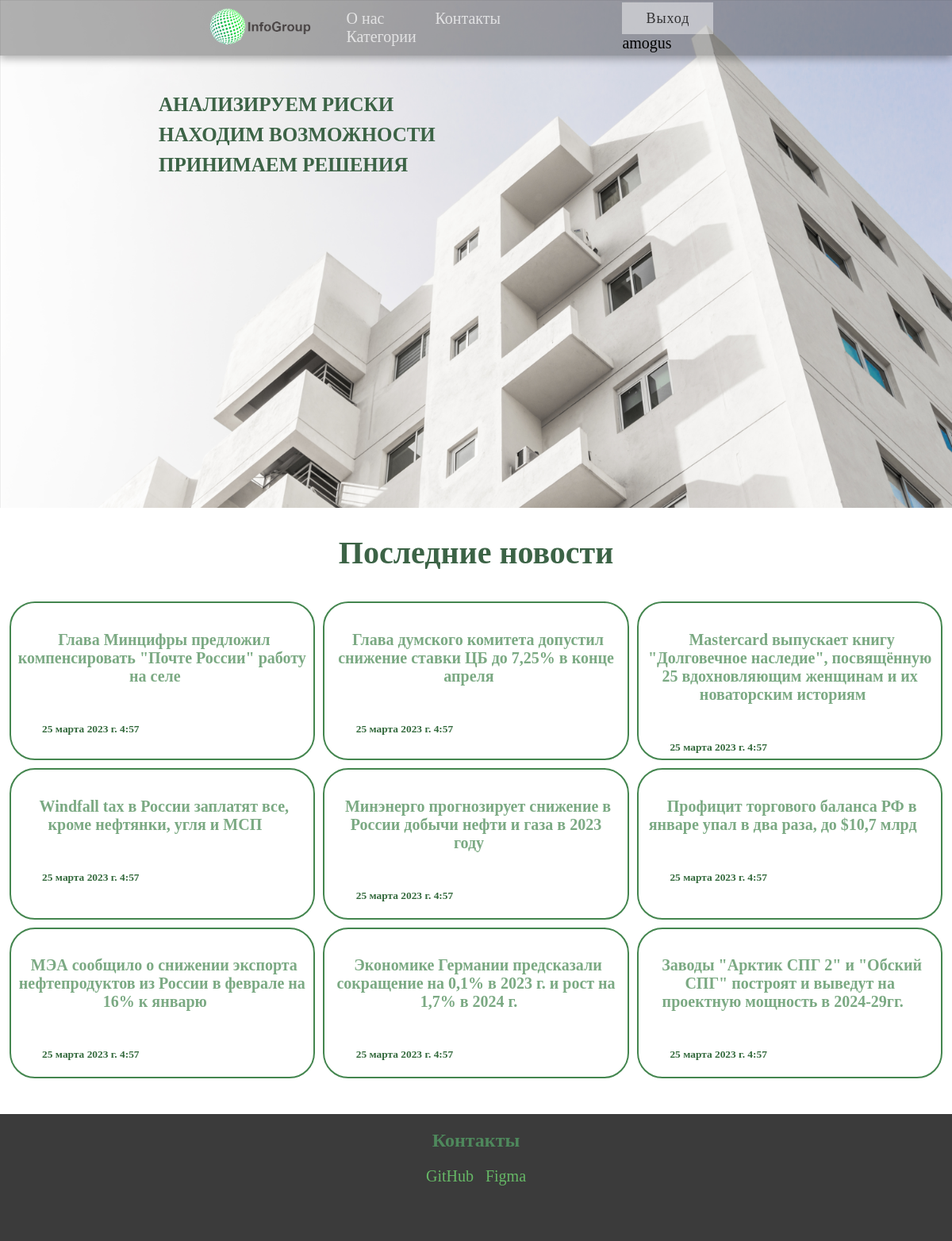
The app's page / (signed in) with its own data.
### _NewsSite/models.py (models this page shows, shortened)
class MyUsers(AbstractBaseUser, PermissionsMixin):
    role = models.CharField(max_length=255, blank=True, null=True)
    Login = models.CharField(max_length=255, unique=True)
    email = models.CharField(max_length=255, blank=True, null=True)
    is_superuser = models.BooleanField(default=False)
    is_active = models.BooleanField(default=True)
    is_staff = models.BooleanField(default=False)
    USERNAME_FIELD = 'Login'
    REQUIRED_FIELDS = []
    objects = CustomUserManager()
    is_blocked = models.BooleanField(default=False)
    date_create = models.DateTimeField(auto_now_add=True)
    class Meta:
        verbose_name = 'Пользователи'
        ordering = [ 'date_create' ]

class Posts(models.Model):
    UserID = models.ForeignKey(MyUsers, on_delete=models.DO_NOTHING, null=False, default=0)
    CategoryID = models.ForeignKey(PostCategory, on_delete=models.DO_NOTHING, null=False, default=0)
    Title = models.CharField(max_length=255)
    Text = models.CharField(max_length = 10000 )
    Datee = models.DateTimeField(auto_now_add=True, null=True)
    class Meta:
        verbose_name = 'Посты'
        ordering = [ 'Datee' ]

### _NewsSite/views.py (the view)
# urls.py: path('', views.index),
def index(request): # 127.0.0.1:8000/
    posts = Posts.objects.order_by('-id')[0:9]  # posts = Posts.objects.filter(id__range =(0, 10))
    if request.method == 'POST':
        loginform = LoginFrom(request.POST)
        if loginform.is_valid():
            user = authenticate(Login=loginform.cleaned_data['Login'], password=loginform.cleaned_data['password'])
            print(user)
            if (user is not None):
                login(request, user)
                return render(request, 'main_page.html', {'posts': posts})
            else:
                return redirect('login/?&error=пользователь не найден или неверный пароль')
        else:
            return HttpResponse('что-то пошло не так упс ╰(*°▽°*)╯')
    else:
        return render(request, 'main_page.html', { 'posts' : posts } )

### templates/main_page.html (shortened to what this page needs)
{% load static %}
<!DOCTYPE html>
<html lang="en">
<head>
    <link rel="stylesheet" href="static/css/sus.css">
    <link rel="stylesheet" href="{% static 'css/post.css' %}">
</head>
<body style="font-family: 'TTNormsProRegular';">
    <nav class="navbar">
        <div class="container">
            <img src="static/img/logo_test.png" class="logo_wrap"/>
            <div class="navbar-wrap">
                <ul class="navbar-menu">
                    <li><a href="#">О нас</a></li>
                    <li><a href="#jump">Контакты</a></li>
                    <li><a href="#">Категории</a></li>
                </ul>
                <ul class="callback">
                    {% if not user.is_authenticated %}
                        <li><a href="http://127.0.0.1:8000/reg/" class="btn-flip" data-back="Регистрация" data-front="Регистрация"></a></li>
                        <li><a href="http://127.0.0.1:8000/login/" class="btn-flip" data-back="Вход" data-front="Вход"></a></li>
                    {% else %}
                        <li><a href="http://127.0.0.1:8000/logout/?&redir=//" class="btn-flip" data-back="Выход" data-front="Выход"></a></li>
                        <li>{{ user.Login }}</li>
                    {% endif %}
                </ul>
            </div>
        </div>
    </nav>
    <header class="header">
        <div class="head_container">
            <h2 class="header_title">АНАЛИЗИРУЕМ РИСКИ <p>НАХОДИМ ВОЗМОЖНОСТИ</p><p>ПРИНИМАЕМ РЕШЕНИЯ</p></h2>
        </div>
    </header>
    <div >
        <h2 align="center" style="color: #3c6346; font-size: 40px;">Последние новости</h2>
        <div align="center" class="grid">
            {% for p in posts %}
              <div class="grid-item border">
                <h4><a href="http://127.0.0.1:8000/post/?&postid={{p.id}}" class="href_text">{{p.Title}}</a></h4>
                <h6 class="grid-h6">{{p.Datee }}</h6>
              </div>
            {% endfor  %}
      </div>
    </div>
    <div id="jump" class="cotacts" style="height: 20vh; background-color: #3b3b3b;" >
        <h2 class="com_bot" align="center" style="color: rgb(78, 136, 92);">Контакты</h2>
        <ul class="refer">
            <li><a href="https://github.com/Viktor-8bit/NewsSite" style="text-decoration: none; color: rgb(102, 184, 102); padding-right: 15px;">GitHub</a></li>
            <li><a href="https://www.figma.com/file/oEnGj0biVRmjLDiXHrySVJ/Untitled?node-id=1-34&t=hG9COjllPPMJROUc-0" style="text-decoration: none; color: rgb(102, 184, 102);">Figma</a></li>
        </ul>
    </div>
</body>
</html>

### static/css/sus.css (style rules this page uses)
html { scroll-behavior: smooth; }
.logo_wrap { height: 70px; padding-left: 250px; }
body { margin: 0; overflow-x: hidden; }
.header { height: 80vh; width: 100%; display: flex; background-image: url(../img/bg_test.png); background-size: cover; align-items: center; }
.header_title { font-size: 25px; padding-left: 200px; padding-bottom: 300px; color: #3c6346; }
p { margin: 0; padding-top: 10px; }
.navbar { width: 100%; height: 70px; box-shadow: 0 4px 10px rgba(0, 0, 0, 0.3); background-color: rgba(0, 0, 0, 0.3); position: fixed; }
.navbar .container { height: inherit; display: flex; justify-content: space-between; align-items: center; }
.navbar-menu { list-style-type: none; padding-left: 0; margin-bottom: 15px; margin-top: 25px; }
.navbar-menu li { display: inline-block; }
.navbar-menu li a { color: #ffffff; font-size: 20px; text-decoration: none; opacity: 0.7; padding: 30px; transition: all 0.25s ease-in-out; }
.callback { list-style-type: none; padding-left: 0; margin-bottom: 18px; margin-left: 40px; margin-right: 15px; padding-right: 250px; }
.callback li { display: inline-block; font-size: 20px; }
.callback li a { text-decoration: none; }
.navbar-wrap { display: flex; flex-flow: row nowrap; }
.btn-flip { opacity: 1; outline: 0; color: #fff; line-height: 40px; position: relative; text-align: center; letter-spacing: 1px; display: inline-block; text-decoration: none; font-family: 'TTNormsProRegular'; font-size: 18px; }
.btn-flip:after { top: 0; left: 0; opacity: 0; width: 100%; color: #4b4b4b; display: block; transition: 0.5s; position: absolute; background: rgba(212, 255, 242, 0.7); content: attr(data-back); transform: translateY(-50%) rotateX(90deg); }
.btn-flip:before { top: 0; left: 0; opacity: 1; color: #171718da; display: block; padding: 0 30px; line-height: 40px; transition: 0.5s; position: relative; background: rgba(255, 255, 255, 0.45); content: attr(data-front); transform: translateY(0) rotateX(0); }
.com_bot { margin: 0; padding-top: 20px; }
.refer { display: flex; justify-content: center; align-items: center; list-style-type: none; padding-left: 0; font-size: 20px; }

### static/css/post.css (style rules this page uses)
.grid { color: #33693c; font-size: 20px; display: grid; justify-content: center; grid-template-columns: 395.66px 395.66px 395.66px; grid-template-rows: 210px; margin-bottom: 40px; }
.grid a { color: #44864f; opacity: 0.7; padding: 30px; transition: all 0.25s ease-in-out; }
.grid-item { margin: 5px; }
.grid-item a { margin: 5px; margin-bottom: 0px; text-decoration: none; padding-top: 28px; padding-bottom: 0px; padding-left: 0px; padding-right: 13px; }
.border { animation: pulsate 1.5s infinite alternate; border: 2px solid #44864f; border-radius: 2rem; padding: 0.4em; }
.grid-h6 { padding-right: 180px; padding-top: 20px; margin-bottom: 12px; margin-top: 0px; }
.href_text { padding-bottom: 10px; }

### records on screen
MyUsers: Login "amogus"
Posts: Title "Глава Минцифры предложил компенсировать \"Почте России\" работу на селе", Datee "25 марта 2023 г. 4:57"
Posts: Title "Глава думского комитета допустил снижение ставки ЦБ до 7,25% в конце апреля", Datee "25 марта 2023 г. 4:57"
Posts: Title "Mastercard выпускает книгу \"Долговечное наследие\", посвящённую 25 вдохновляющим женщинам и их новаторским историям", Datee "25 марта 2023 г. 4:57"
Posts: Title "Windfall tax в России заплатят все, кроме нефтянки, угля и МСП", Datee "25 марта 2023 г. 4:57"
Posts: Title "Минэнерго прогнозирует снижение в России добычи нефти и газа в 2023 году", Datee "25 марта 2023 г. 4:57"
Posts: Title "Профицит торгового баланса РФ в январе упал в два раза, до $10,7 млрд", Datee "25 марта 2023 г. 4:57"
Posts: Title "МЭА сообщило о снижении экспорта нефтепродуктов из России в феврале на 16% к январю", Datee "25 марта 2023 г. 4:57"
Posts: Title "Экономике Германии предсказали сокращение на 0,1% в 2023 г. и рост на 1,7% в 2024 г.", Datee "25 марта 2023 г. 4:57"
Posts: Title "Заводы \"Арктик СПГ 2\" и \"Обский СПГ\" построят и выведут на проектную мощность в 2024-29гг.", Datee "25 марта 2023 г. 4:57"
